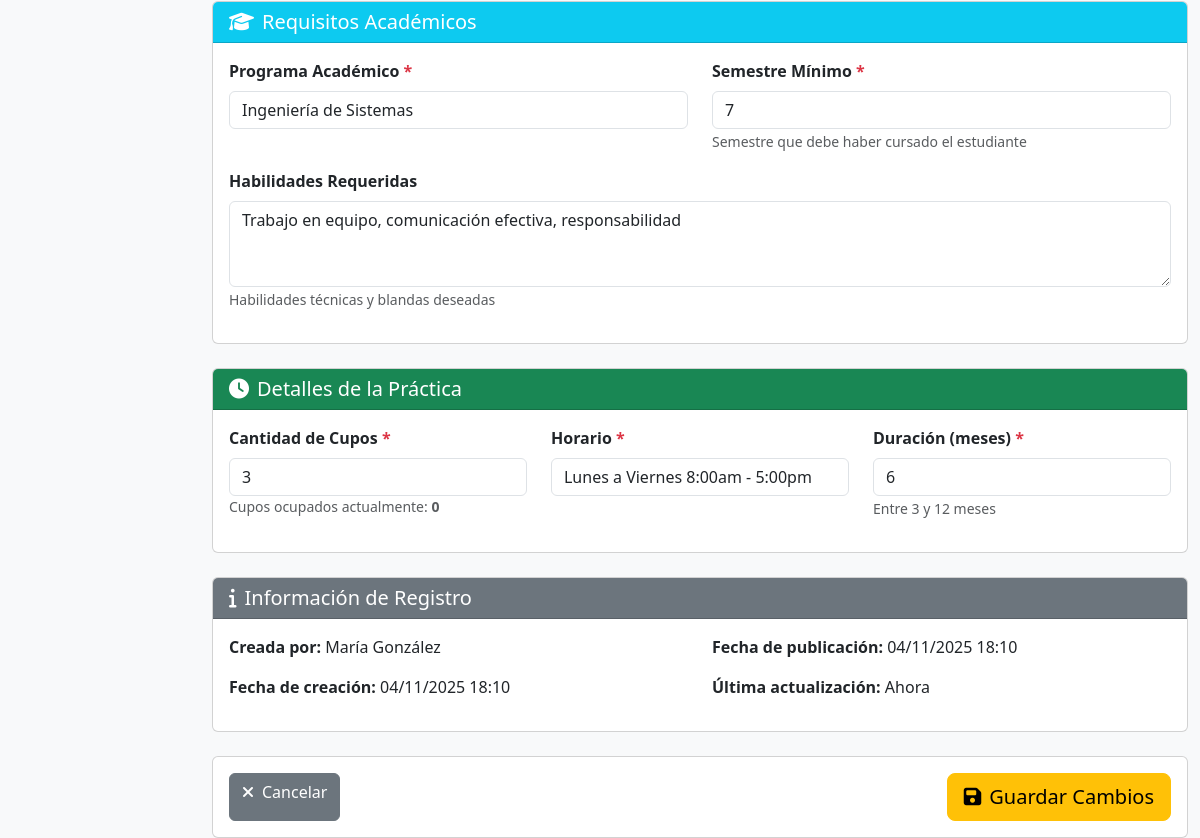
The page /vacantes/1/editar/ (signed in, lower part) on the database as committed earlier.
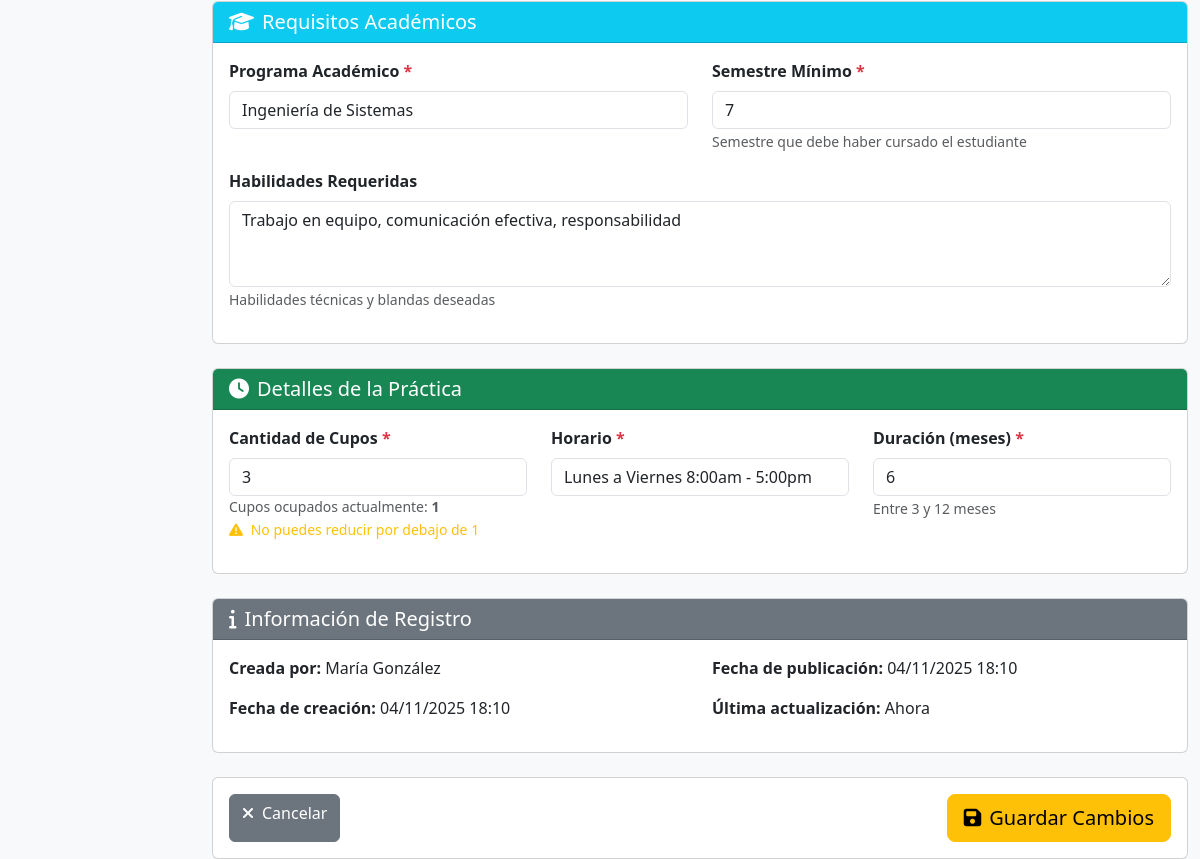
The same page on the database as committed later.
### coordinacion/models.py (models this page shows, shortened)
class Vacante(models.Model):
    ESTADO_CHOICES = [
        ('DISPONIBLE', 'Disponible'),
        ('OCUPADA', 'Ocupada'),
        ('CERRADA', 'Cerrada'),
    ]
    empresa = models.ForeignKey(Empresa, on_delete=models.CASCADE, related_name='vacantes')
    titulo = models.CharField(max_length=300)
    area_practica = models.CharField(max_length=200, help_text='Área propuesta por la empresa')
    descripcion = models.TextField()
    cantidad_cupos = models.IntegerField(default=1)
    cupos_ocupados = models.IntegerField(default=0)
    programa_academico = models.CharField(max_length=200)
    semestre_minimo = models.IntegerField()
    habilidades_requeridas = models.TextField(blank=True, null=True)
    horario = models.CharField(max_length=200)
    duracion_meses = models.IntegerField(default=6)
    estado = models.CharField(max_length=20, choices=ESTADO_CHOICES, default='DISPONIBLE')
    creada_por = models.ForeignKey(Coordinador, on_delete=models.CASCADE, related_name='vacantes_creadas')
    fecha_creacion = models.DateTimeField(auto_now_add=True)
    fecha_publicacion = models.DateTimeField(blank=True, null=True)
    fecha_cierre = models.DateTimeField(blank=True, null=True)
    class Meta:
        verbose_name = 'Vacante de Práctica'
        verbose_name_plural = 'Vacantes de Práctica'
        ordering = ['-fecha_creacion']

class Coordinador(models.Model):
    user = models.OneToOneField(User, on_delete=models.CASCADE, related_name='coordinador')
    nombre_completo = models.CharField(max_length=200)
    email = models.EmailField(unique=True)
    telefono = models.CharField(max_length=20, blank=True, null=True)
    fecha_creacion = models.DateTimeField(auto_now_add=True)
    activo = models.BooleanField(default=True)
    class Meta:
        verbose_name = 'Coordinador Empresarial'
        verbose_name_plural = 'Coordinadores Empresariales'

### coordinacion/views.py (the view)
# urls.py: path('vacantes/<int:vacante_id>/editar/', views.vacante_editar, name='vacante_editar'),
@coordinator_required
def vacante_editar(request, vacante_id):
    vacante = get_object_or_404(Vacante, id=vacante_id)
    postulaciones_count = vacante.postulaciones.exclude(estado='RECHAZADO').count()
    if request.method == 'POST':
        form = VacanteForm(request.POST, instance=vacante)
        if form.is_valid():
            nueva_cantidad = form.cleaned_data.get('cantidad_cupos')
            if nueva_cantidad < vacante.cupos_ocupados:
                messages.error(
                    request,
                    f'❌ No puedes reducir los cupos por debajo de {vacante.cupos_ocupados} (cupos ya ocupados)'
                )
                return render(request, 'coordinacion/vacantes/editar.html', {
                    'form': form,
                    'vacante': vacante,
                    'postulaciones_count': postulaciones_count,
                })
            vacante = form.save()
            messages.success(
                request,
                f'✅ Vacante "{vacante.titulo}" actualizada exitosamente'
            )
            return redirect('coordinacion:vacante_detalle', vacante_id=vacante.id)
        else:
            messages.error(request, '❌ Por favor, corrige los errores en el formulario')
    else:
        form = VacanteForm(instance=vacante)
    context = {
        'form': form,
        'vacante': vacante,
        'postulaciones_count': postulaciones_count,
    }
    return render(request, 'coordinacion/vacantes/editar.html', context)

### coordinacion/models.py (called while the page is built)
    def __str__(self):
        return f"{self.razon_social} - {self.nit}"

### coordinacion/views.py (called while the page is built)
def coordinator_required(view_func):
    @wraps(view_func)
    def _wrapped_view(request, *args, **kwargs):
        if not request.user.is_authenticated:
            return redirect('coordinacion:login')
        if not hasattr(request.user, 'coordinador'):
            messages.error(request, 'Acceso denegado: se requiere rol Coordinador')
            return HttpResponseForbidden('Acceso denegado')
        return view_func(request, *args, **kwargs)
    return _wrapped_view

### coordinacion/templates/coordinacion/vacantes/editar.html (shortened to what the changed rows need)
{% extends 'coordinacion/base.html' %}
{% load static %}
{% block content %}
<div class="container-fluid mt-4">
    <div class="row">
        <div class="col-md-9 col-lg-10">
            <form method="POST" id="vacanteEditForm">
                <div class="row g-4">
                    <div class="col-12">
                        <div class="card">
                            <div class="card-body">
                                <div class="row">
                                    <div class="col-md-6 mb-3">
                                        <label for="{{ form.programa_academico.id_for_label }}" class="form-label fw-bold">
                                            {{ form.programa_academico.label }} <span class="text-danger">*</span>
                                        </label>
                                        {{ form.programa_academico }}
                                    </div>
                                    <div class="col-md-6 mb-3">
                                        <label for="{{ form.semestre_minimo.id_for_label }}" class="form-label fw-bold">
                                            {{ form.semestre_minimo.label }} <span class="text-danger">*</span>
                                        </label>
                                        {{ form.semestre_minimo }}
                                        <small class="text-muted">Semestre que debe haber cursado el estudiante</small>
                                    </div>
                                    <div class="col-md-12 mb-3">
                                        <label for="{{ form.habilidades_requeridas.id_for_label }}" class="form-label fw-bold">
                                            {{ form.habilidades_requeridas.label }}
                                        </label>
                                        {{ form.habilidades_requeridas }}
                                        <small class="text-muted">Habilidades técnicas y blandas deseadas</small>
                                    </div>
                                </div>
                            </div>
                        </div>
                    </div>
                    <div class="col-12">
                        <div class="card">
                            <div class="card-body">
                                <div class="row">
                                    <div class="col-md-4 mb-3">
                                        <label for="{{ form.cantidad_cupos.id_for_label }}" class="form-label fw-bold">
                                            {{ form.cantidad_cupos.label }} <span class="text-danger">*</span>
                                        </label>
                                        {{ form.cantidad_cupos }}
                                        <small class="text-muted d-block">
                                            Cupos ocupados actualmente: <strong>{{ vacante.cupos_ocupados }}</strong>
                                        </small>
                                        {% if vacante.cupos_ocupados > 0 %}
                                            <small class="text-warning">
                                                <i class="fas fa-exclamation-triangle me-1"></i>
                                                No puedes reducir por debajo de {{ vacante.cupos_ocupados }}
                                            </small>
                                        {% endif %}
                                    </div>
                                    <div class="col-md-4 mb-3">
                                        <label for="{{ form.horario.id_for_label }}" class="form-label fw-bold">
                                            {{ form.horario.label }} <span class="text-danger">*</span>
                                        </label>
                                        {{ form.horario }}
                                    </div>
                                    <div class="col-md-4 mb-3">
                                        <label for="{{ form.duracion_meses.id_for_label }}" class="form-label fw-bold">
                                            {{ form.duracion_meses.label }} <span class="text-danger">*</span>
                                        </label>
                                        {{ form.duracion_meses }}
                                        <small class="text-muted">Entre 3 y 12 meses</small>
                                    </div>
                                </div>
                            </div>
                        </div>
                    </div>
                    <div class="col-12">
                        <div class="card">
                            <div class="card-body">
                                <div class="row">
                                    <div class="col-md-6">
                                        <p><strong>Creada por:</strong> {{ vacante.creada_por.nombre_completo }}</p>
                                        <p><strong>Fecha de creación:</strong> {{ vacante.fecha_creacion|date:"d/m/Y H:i" }}</p>
                                    </div>
                                    <div class="col-md-6">
                                        {% if vacante.fecha_publicacion %}
                                            <p><strong>Fecha de publicación:</strong> {{ vacante.fecha_publicacion|date:"d/m/Y H:i" }}</p>
                                        {% endif %}
                                        <p><strong>Última actualización:</strong> Ahora</p>
                                    </div>
                                </div>
                            </div>
                        </div>
                    </div>
                </div>
            </form>
        </div>
    </div>
</div>
{% endblock %}

Rows that differ between the two databases and show on the page:
changed Vacante "Ingeniería de Sistemas": cupos_ocupados "0" → "1"; cupos_ocupados (not shown) → "1"
Other text that changed with them:
text now shown: "No puedes reducir por debajo de"
